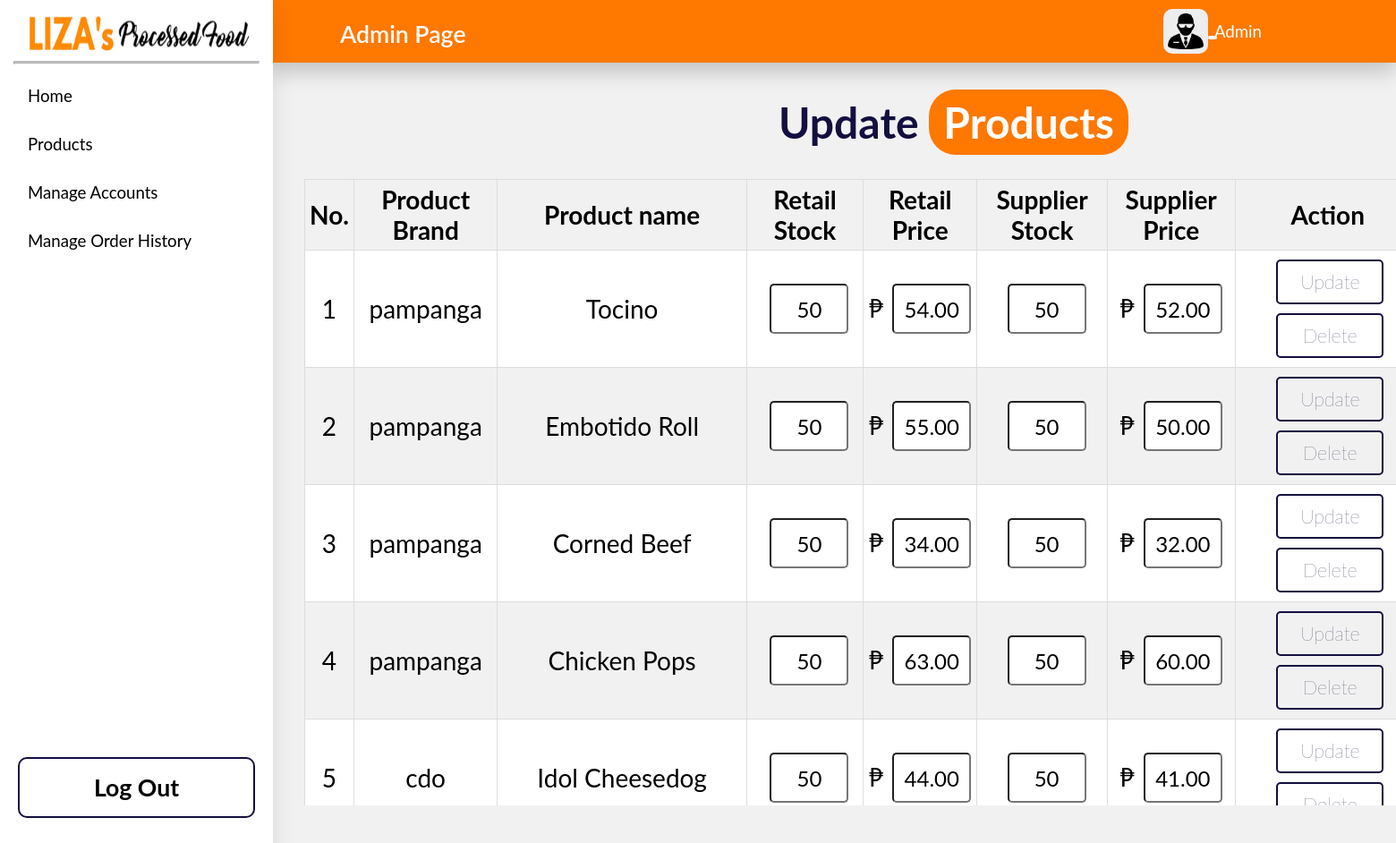
Screenshot of /ProjectWebDev/adminProductUpdatePage.php (signed in) with the database file from the repository.
### tables this page shows
CREATE TABLE `products_db` (
  `id` int(11) NOT NULL,
  `name` varchar(250) NOT NULL,
  `brand` varchar(50) NOT NULL,
  `image` varchar(250) NOT NULL,
  `stock` int(50) NOT NULL,
  `price` double(10,2) NOT NULL
);

### ProjectWebDev/adminProductUpdatePage.php (the view, shortened to what this page needs)
<?php
    $host = "localhost";
    $user = "root";
    $password = "";
    $db = "main_database";
    $data = mysqli_connect($host, $user, $password, $db);
    $retailer_sql = "select name, brand, image, stock, price from products_db";
    $supplier_sql = "select stock, price from sproducts_db";
    $retailer_result = mysqli_query($data, $retailer_sql);
    $supplier_result = mysqli_query($data, $supplier_sql);
    $price_array = array();
    $stock_array = array();
    while($row = mysqli_fetch_assoc($supplier_result))
    {
        $price_array[] = $row["price"];
        $stock_array[] = $row["stock"];
    }
?>
<!DOCTYPE html>
<html lang="en">
<head>
    <link rel="stylesheet" href="adminCSS.css">
</head>
<body>
    <div class="sidebar">
        <div class="adminLogo">
            <img src="Images/Logo.png" alt="">
        </div>
        <hr class="solid" style="border-top: 3px solid #bbb;">
        <a href="adminHomePage.php">Home</a>
        <a href="adminProductUpdatePage.php">Products</a>
        <a href="viewUserList.php">Manage Accounts</a>
        <a href="viewOrderHistory.php">Manage Order History</a>
        <a href="logout.php" id="logout-btn" class="btn"  style="margin-top: 550px">Log Out</a>
    </div>
    <div class="navigation">
        <p>Admin Page</p>
        <div class="userIcon">
            <img src="Images/admin-icon.png" alt="">
            <i>
                <?php
                    $counter = $_SESSION["pending"];
                    echo "<span id='cart_count'>$counter</span>";
                ?>
            </i>
            <span id="adminName">Admin</span>
        </div>
    </div>
    <section class="productUpdate" id="productUpdate">
        <h1 class="heading" > Update <span>Products</span> </h1>
        <div class="contents">
            <table class="table" id="table">
                <tr>
                    <th>No.</th>
                    <th>Product Brand</th>
                    <th>Product name</th>
                    <th>Retail Stock</th>
                    <th>Retail Price</th>
                    <th>Supplier Stock</th>
                    <th>Supplier Price</th>
                    <th>Action</th>
                </tr>
                <?php
                    $index = 0;
                    while ($array = mysqli_fetch_array($retailer_result)){
                ?>
                <tr>
                    <form action="#" method="post">
                        <td><?php echo  $_SESSION["number"]++; ?></td>
                        <td><?php echo $array["brand"]; ?></td>
                        <td><?php echo $array["name"]; ?></td>
                        <td><input type="text" name="retailStock" value="<?php echo $array["stock"]; ?>"></td>
                        <td>₱<input type="text" name="retailPrice" value="<?php echo $array["price"]; ?>"></td>
                        <td><input type="text" name="supplyStock" value="<?php echo number_format($stock_array[$index]); $index++; ?>"></td>
                        <td>₱<input type="text" name="supplyPrice"  value="<?php echo number_format($price_array[$index - 1], 2);?>"></td>
                        <td>
                            <input type="submit" class="btn" name="update" value = "Update" style="width: 120px; height: 50px; padding: 0px; font-size: 16pt;"></input>
                            <input type="submit" class="btn delete" name="delete" value = "Delete" style="width: 120px; height: 50px; padding: 0px; font-size: 16pt;"></input>
                        </td>
                    </form>
                </tr>
                <?php
                }
                ?>
            </table>
        </div>
    </section>
</body>
</html>

### ProjectWebDev/adminCSS.css (style rules this page uses)
body { margin: 0; background-color: #f1f1f1; font-family: "Lato", sans-serif; overflow-x: hidden; }
.sidebar { margin: 0; padding: 0 15px 0 15px; width: 275px; background-color: #fff; position: fixed; height: 100%; overflow: auto; box-shadow:0 .5rem 1.5rem rgba(0,0,0,.1); }
.sidebar .adminLogo { padding: 17px 10px 0px 15px; }
.sidebar .adminLogo img { width: 250px; height: 40px; }
.sidebar a { display: block; color: black; font-size: 14pt; padding: 16px; text-decoration: none; border-radius: 10px; transition: 0.3s; }
.sidebar #logout-btn { margin-top: 430px; text-align: center; font-size: 20pt; font-weight: bold; }
.btn { margin: 5px; display: inline-block; padding:.7rem 2rem; font-size: 1.3rem; font-weight: lighter; border-radius: .5rem; border: 2px solid #130f40; font-family: Lato, sans-serif; color:#130f40; cursor: pointer; background: none; transition: 0.3s; text-decoration: none; }
.navigation { background-color: #ff7800; font-family: "Lato", sans-serif; margin-left: 300px; padding: 15px 150px; height: 40px; box-shadow: 0 10px 24px rgba(0, 0, 0, 0.2); display: flex; }
.navigation p { font-family: "Lato", sans-serif; color: white; font-size: 20pt; font-weight: 600; position: absolute; top: -5px; left: 380px; }
.navigation .userIcon { display: flex; justify-content: space-between; width: 110px; align-items: center; position: absolute; right: 150px; top: 10px; }
.navigation .userIcon img { width: 40px; height: 40px; padding: 5px; border-radius: 10px; background-color: #eee; transition: 0.3s; }
.navigation .userIcon span { font-family: Lato, sans-serif; font-size: 14pt; color: white; }
.navigation .userIcon #cart_count { font-family: Lato, sans-serif; font-size: 16pt; display: inline-block; top: 60%; right: 50px; position: absolute; padding: 2px 5px 2px 5px; color: #ff7800; background-color: white; border-radius: 8px; }
.content .container .ThirdLineContainer .Box3 .table td, th { border: 1px solid #dddddd; text-align: left; padding: 8px; font-size: 18pt; text-align: center; }
.productUpdate { display: flex; align-items: center; justify-content: center; background-repeat: no-repeat; background-position: center center; background-size: cover; width: 100%; height: 870px; }
.productUpdate .heading { position: absolute; top: 60px; left: 870px; font-family: Lato, sans-serif; text-align: center; font-size: 3rem; color: #130f40; }
.productUpdate .heading span { background: #ff7800; color:#fff; display: inline-block; padding:.5rem 1rem; border-radius: 30px; }
.productUpdate .contents { justify-content: space-between; overflow: auto; height: 700px; position: absolute; top: 200px; left: 340px; width: 80%; }
.productUpdate .contents .table { margin: auto; border: 1.5px solid black; font-family: Lato, sans-serif; border-collapse: collapse; width: 100%; }
.productUpdate .contents .table td, th { border: 1px solid #dddddd; text-align: left; padding: 5px; font-size: 28px; text-align: center; }
.productUpdate .contents .table td input { margin-left: 10px; width: 80px; height: 50px; border-radius: 5px; font-family: Lato, sans-serif; font-size: 18pt; text-align: center; }
.productUpdate .contents .table tr:nth-child(even) { background-color: white; }
.productCreate .contents .table td, th { border: 1px solid #dddddd; text-align: left; padding: 5px; font-size: 28px; text-align: center; }
.viewOrder .contents .table td, th { border: 1px solid #dddddd; text-align: left; padding: 5px; font-size: 28px; text-align: center; }

### rows the page displays
products_db: brand "pampanga", name "Tocino", retailStock "50", retailPrice "54.00", supplyStock "50", supplyPrice "52.00"
products_db: brand "pampanga", name "Embotido Roll", retailStock "50", retailPrice "55.00", supplyStock "50", supplyPrice "50.00"
products_db: brand "pampanga", name "Corned Beef", retailStock "50", retailPrice "34.00", supplyStock "50", supplyPrice "32.00"
products_db: brand "pampanga", name "Chicken Pops", retailStock "50", retailPrice "63.00", supplyStock "50", supplyPrice "60.00"
products_db: brand "cdo", name "Idol Cheesedog", retailStock "50", retailPrice "44.00", supplyStock "50", supplyPrice "41.00"
